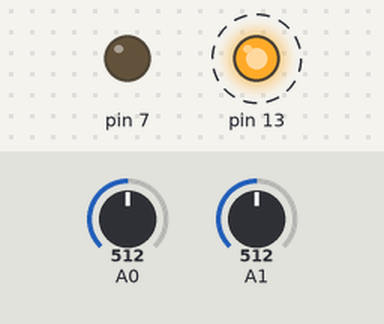
Bench run of a sketch on a simulated Arduino Uno, built with avr-gcc and run on an emulated ATmega328P. Shown: output pins drawn as LEDs (lit = HIGH). Dashed ring = blinking. The inputs (shaded band) are chosen by the test bench; at power-on: A0 = 512, A1 = 512. What the sketch prints to the serial monitor is not drawn.

Above: at 0.4 s.
Timing chart, 0 to 3.0 s (numbered marks = the images above):
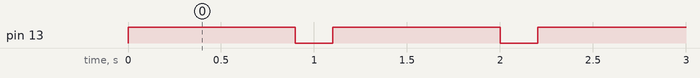

Measured:
- by itself, pin 13: alternates HIGH for 0.90 s and LOW for 0.20 s

The sketch:

hello_world.ino
```cpp
//  ================================
 int analogue_0 = analogRead(0);
 int analogue_1 = analogRead(1);
//  ================================

void setup() {
 //Define inputs and outputs
 pinMode(13,OUTPUT);
 pinMode(7,OUTPUT);

 Serial.begin (9600);
}

void loop() {
  // put your main code here, to run repeatedly:
digitalWrite(13,HIGH);
delay(900);
digitalWrite(13,LOW);
delay(200);
int analogue_0 = analogRead(0);
 int analogue_1 = analogRead(1);
Serial.print("analogue_0 = ");
Serial.println(analogue_0);
Serial.print("analogue_1 = ");
Serial.println(analogue_1);
Serial.print("loop");
Serial.println();
Serial.println();
}
```
